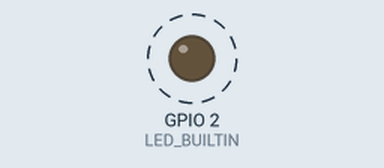
This sketch was run on a simulated ESP8266 (Wemos D1 mini). On the bench: output pins drawn as LEDs (lit = HIGH, except the on-board LED, lit = LOW). Dashed ring = blinking. WiFi joins after 1.5 s; servers stay silent unless stated; what the sketch prints to the serial monitor is not drawn.

Above: at 2.1 s.
Timing chart, 0 to 5.0 s (numbered marks = the images above):
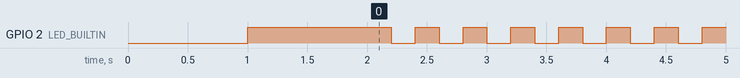

The sketch:

Wemos_WifiConnec_LED.ino
```cpp
#include<ESP8266WiFi.h>

const char* ssid = "Improvians";
const char* password = "ImproviansA1+";
bool a = false;

void toggleLed() {
  a = !a;
  if(a) {
    digitalWrite(LED_BUILTIN, HIGH);
  } else {
    digitalWrite(LED_BUILTIN, LOW);
  }
}

void initWifi() {
  digitalWrite(LED_BUILTIN, LOW);
  Serial.println();
  Serial.println("Connecting to Wi-Fi...");
  WiFi.begin(ssid, password);
  while (WiFi.status() != WL_CONNECTED) {
    delay(1000);
    Serial.print(".");
    toggleLed();
  }
  Serial.println("\nWi-Fi connected!");
  Serial.print("IP address: ");
  Serial.println(WiFi.localIP());
  digitalWrite(LED_BUILTIN, HIGH);
}

void blinkLED(int a) {
  digitalWrite(LED_BUILTIN, HIGH);
  delay(a);
  digitalWrite(LED_BUILTIN, LOW);
  delay(a);
}
void setup() {
  pinMode(LED_BUILTIN, OUTPUT);
  Serial.begin(9600);
  initWifi();
}

void loop() {
  blinkLED(200);
}
```

Measured:
- by itself, GPIO 2 (LED_BUILTIN): alternates HIGH for 0.20 s and LOW for 0.20 s
